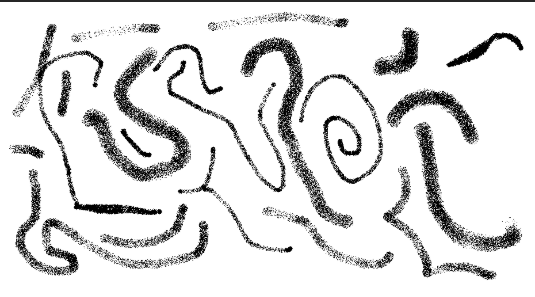
#> input picture Taller#5/figura_clusters.png, 535 x 297 px
$ jupyter execute ClusteringDBScan.ipynb
#> lines starting #> are read from the running program, lines starting #| are printed output that depends on the picture; after the words box and inside, x2 and y2 are one past the last pixel; in counts of white or black regions, pixels touching at a corner belong together
# Taller 05: Clustering DBSCAN

Generamos datos sintéticos 2D a partir de una figura con grupos amorfos dibujada manualmente, agregamos outliers uniformes, y aplicamos DBSCAN, seleccionando `eps` y `MinPts` mediante análisis de k-distancia y evaluando el resultado con dos métricas de `sklearn.metrics`.

[cell 1]
import numpy as np
import matplotlib.pyplot as plt
from PIL import Image
from sklearn.neighbors import NearestNeighbors
from sklearn.cluster import DBSCAN
from sklearn.metrics import silhouette_score, davies_bouldin_score

np.random.seed(42)

## 1. Figura original
Imagen dibujada manualmente (mínimo 20 grupos amorfos), fondo blanco.

[cell 2]
img = Image.open("figura_clusters.png").convert("L")
ancho, alto = img.size
#> ancho = 535; alto = 297
arr = np.array(img)

plt.imshow(arr, cmap="gray")
plt.title("Figura original")
plt.axis("off")
plt.show()

## 2. Extracción de coordenadas y generación de datos sintéticos
Se detectan los píxeles pintados, se muestrean y se les agrega ruido gaussiano para formar el dataset 2D.

[cell 3]
mascara = arr < 240
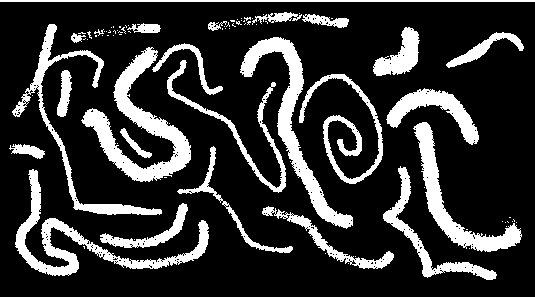
#> mascara: shape (297, 535) bool; 20% white; 90 white regions (65 under 20 px), largest, box (x1, y1, x2, y2) and area: (81, 47, 191, 182) 4183, (240, 37, 353, 229) 3580, (15, 169, 209, 276) 3452
filas, cols = np.where(mascara)
coords = np.column_stack([cols, alto - filas]).astype(float)
#> coords = 31788 pairs, first value 0 to 534, second value 18 to 297

n_muestras = 1500
idx = np.random.choice(len(coords), n_muestras, replace=len(coords) < n_muestras)
#> idx = 1500 values, max 31748 at index 1150, min 83 at index 204, mean 15760.1
datos = coords[idx] + np.random.normal(0, 1.5, size=(n_muestras, 2))
#> datos = 1500 pairs, first value 11.32 to 531.2, second value 21.09 to 300.2

plt.scatter(datos[:,0], datos[:,1], s=4)
plt.title("Datos sintéticos generados a partir de la figura")
plt.show()
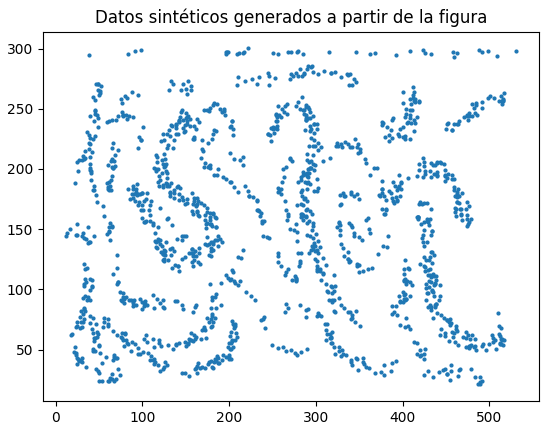
#> figure drawn by matplotlib, 1 panel

## 3. Outliers uniformes

[cell 4]
n_outliers = int(0.08 * n_muestras)
x_min, y_min = datos.min(axis=0)
#> x_min = 11.32; y_min = 21.09
x_max, y_max = datos.max(axis=0)
#> x_max = 531.2; y_max = 300.2
outliers = np.random.uniform([x_min, y_min], [x_max, y_max], size=(n_outliers, 2))
#> outliers = 120 pairs, first value 16.07 to 523.1, second value 27.18 to 295.7

dataset = np.vstack([datos, outliers])
#> dataset = 1620 pairs, first value 11.32 to 531.2, second value 21.09 to 300.2

plt.scatter(datos[:,0], datos[:,1], s=4, label="Figura")
plt.scatter(outliers[:,0], outliers[:,1], s=10, c="red", marker="x", label="Outliers")
plt.legend()
plt.title("Dataset completo")
plt.show()
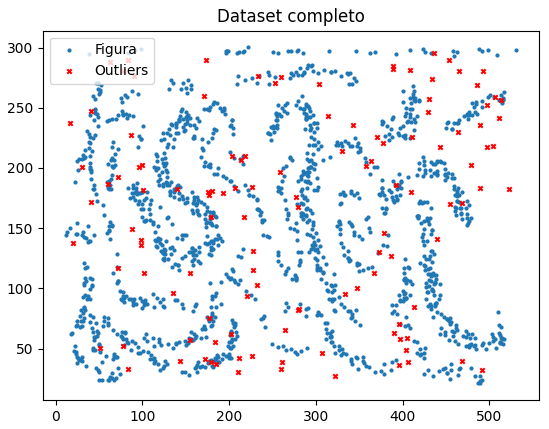
#> figure drawn by matplotlib, 1 panel

## 4. Análisis de k-distancia
Buscamos el punto de inflexión para justificar `eps`, usando `k = MinPts` candidato.

[cell 5]
k = 10  # MinPts candidato
vecinos = NearestNeighbors(n_neighbors=k).fit(dataset)
distancias, _ = vecinos.kneighbors(dataset)
k_dist = np.sort(distancias[:, -1])
#> k_dist = 1620 values from 4.51 to 53.27

plt.plot(k_dist)
plt.xlabel("Puntos ordenados")
plt.ylabel(f"Distancia al {k}-ésimo vecino")
plt.title("Gráfico de k-distancia")
plt.show()
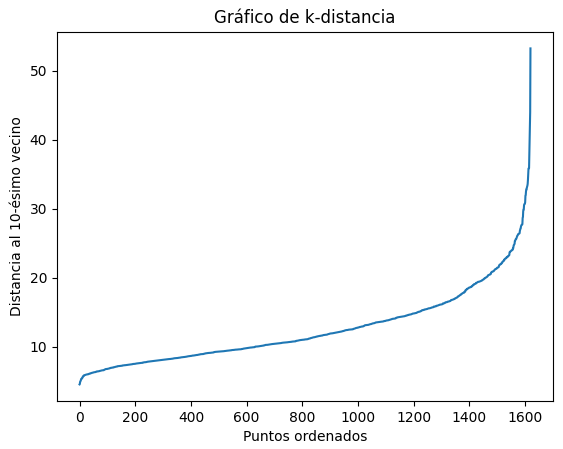
#> figure drawn by matplotlib, 1 panel; curve peaks at x = 1619, y = 53.27

El codo de la curva anterior se ubica aproximadamente en **eps ≈ [leer del gráfico]**, con `MinPts = 10`. Estos valores se usan a continuación para DBSCAN.

## 5. Aplicación de DBSCAN

[cell 6]
eps = 6
min_pts = 10

modelo = DBSCAN(eps=eps, min_samples=min_pts)
etiquetas = modelo.fit_predict(dataset)
#> etiquetas = 1620 values, max 12 at index 48, min -1 at index 0, mean -0.336

n_clusters = len(set(etiquetas)) - (1 if -1 in etiquetas else 0)
#> n_clusters = 13
n_ruido = np.sum(etiquetas == -1)
#> n_ruido = 1458
print(f"Clusters encontrados: {n_clusters} | Puntos de ruido: {n_ruido}")
#| Clusters encontrados: 13 | Puntos de ruido: 1458

## 6. Evaluación
Usamos **Silhouette Score** (más alto es mejor) y **Davies-Bouldin Index** (más bajo es mejor), excluyendo el ruido (`-1`) porque ninguna de las dos métricas está definida para tratarlo como un cluster válido.

[cell 7]
mask = etiquetas != -1
sil = silhouette_score(dataset[mask], etiquetas[mask])
#> sil = 0.811
db = davies_bouldin_score(dataset[mask], etiquetas[mask])
#> db = 0.247
print(f"Silhouette Score: {sil:.3f}")
#| Silhouette Score: 0.811
print(f"Davies-Bouldin Index: {db:.3f}")
#| Davies-Bouldin Index: 0.247

## 7. Resultado final

[cell 8]
plt.figure(figsize=(8,6))
for c in set(etiquetas):
    puntos = dataset[etiquetas == c]
    if c == -1:
        plt.scatter(puntos[:,0], puntos[:,1], c="black", marker="x", s=20, label="Ruido")
    else:
        plt.scatter(puntos[:,0], puntos[:,1], s=8, label=f"Cluster {c}")
#> this loop made 14 passes
#> c on pass 14: -1

plt.title(f"DBSCAN | eps={eps}, MinPts={min_pts} | Clusters: {n_clusters}")
plt.xlabel("x"); plt.ylabel("y")
plt.show()
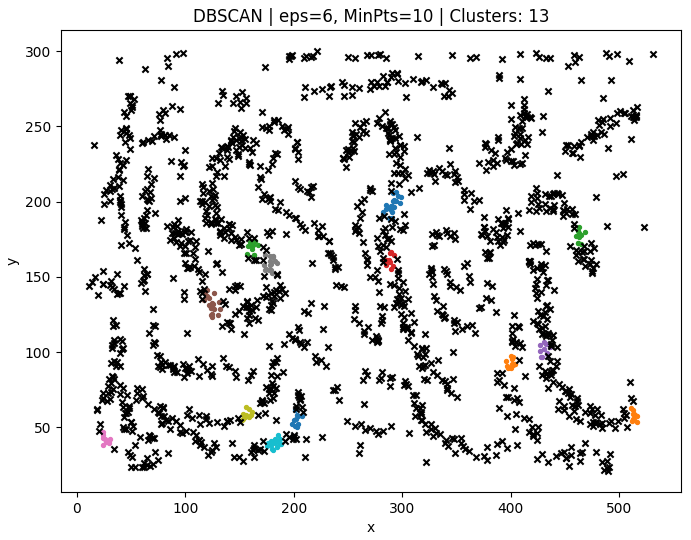
#> figure drawn by matplotlib, 1 panel
